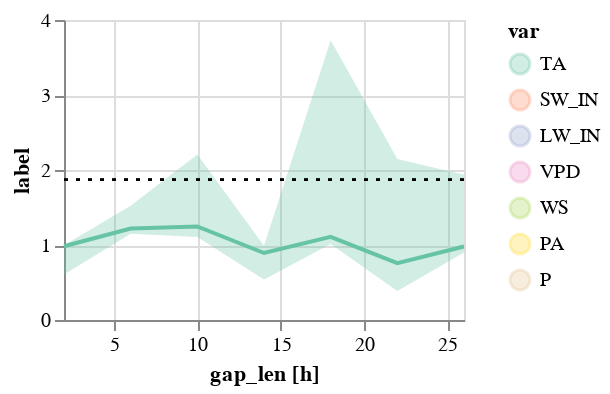

Notebook code for this chart:
### Code cell
_plot_gap_len(gap_len_agg[gap_len_agg['var'] == 'TA'][gap_len_agg['method'] == 'ERA'], "label")

### Figure 1 — Vega-Lite specification as saved in the notebook (floating-point values rounded to 4 significant figures)
{"config": {"view": {"continuousWidth": 300, "continuousHeight": 300}}, "layer": [{"mark": "line", "encoding": {"color": {"field": "var", "scale": {"domain": ["TA", "SW_IN", "LW_IN", "VPD", "WS", "PA", "P"], "scheme": "set2"}, "type": "nominal"}, "x": {"axis": {"labelAngle": 0}, "field": "gap_len", "title": "gap_len [h]", "type": "quantitative"}, "y": {"field": "median", "title": "label", "type": "quantitative"}}}, {"mark": "errorband", "encoding": {"color": {"field": "var", "type": "nominal"}, "x": {"field": "gap_len", "type": "quantitative"}, "y": {"field": "Q1", "title": "label", "type": "quantitative"}, "y2": {"field": "Q3"}}}, {"mark": {"type": "rule", "strokeDash": [2, 4]}, "encoding": {"y": {"datum": 1.871}}}], "data": {"name": "data-dc82c10d0038b7bb9d5f602df15aa0d4"}, "height": 150, "width": 200, "$schema": "https://vega.github.io/schema/vega-lite/v5.2.0.json", "datasets": {"data-dc82c10d0038b7bb9d5f602df15aa0d4": [{"var": "TA", "gap_len": 14, "method": "ERA", "median": 0.8933, "Q1": 0.5403, "Q3": 0.9889, "min": 0.177, "max": 3.946, "era_rmse_x": 1.871, "era_rmse_y": 1.871, "era_rmse": 1.871}, {"var": "TA", "gap_len": 6, "method": "ERA", "median": 1.22, "Q1": 1.151, "Q3": 1.523, "min": 0.5415, "max": 1.665, "era_rmse_x": 1.871, "era_rmse_y": 1.871, "era_rmse": 1.871}, {"var": "TA", "gap_len": 2, "method": "ERA", "median": 0.9826, "Q1": 0.6081, "Q3": 0.996, "min": 0.1601, "max": 1.256, "era_rmse_x": 1.871, "era_rmse_y": 1.871, "era_rmse": 1.871}, {"var": "TA", "gap_len": 26, "method": "ERA", "median": 0.9798, "Q1": 0.9008, "Q3": 1.936, "min": 0.6725, "max": 2.53, "era_rmse_x": 1.871, "era_rmse_y": 1.871, "era_rmse": 1.871}, {"var": "TA", "gap_len": 10, "method": "ERA", "median": 1.248, "Q1": 1.108, "Q3": 2.208, "min": 0.3563, "max": 3.135, "era_rmse_x": 1.871, "era_rmse_y": 1.871, "era_rmse": 1.871}, {"var": "TA", "gap_len": 18, "method": "ERA", "median": 1.11, "Q1": 1.013, "Q3": 3.729, "min": 0.6095, "max": 4.897, "era_rmse_x": 1.871, "era_rmse_y": 1.871, "era_rmse": 1.871}, {"var": "TA", "gap_len": 22, "method": "ERA", "median": 0.7575, "Q1": 0.3883, "Q3": 2.148, "min": 0.0, "max": 2.259, "era_rmse_x": 1.871, "era_rmse_y": 1.871, "era_rmse": 1.871}]}}
